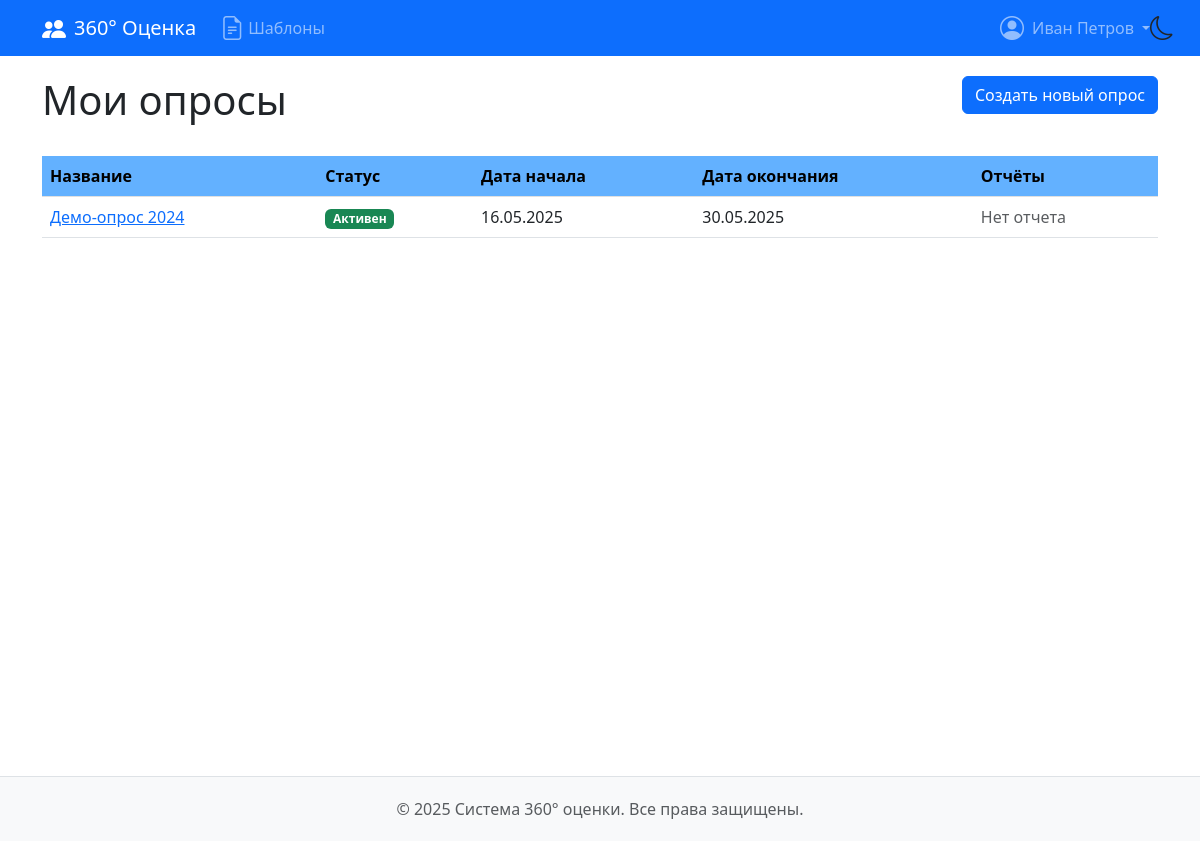
The page /surveys/ (signed in) on the database its author committed.
### feedback360/models.py (models this page shows, shortened)
class User(AbstractUser):
    position = models.CharField(max_length=100, blank=True, null=True)
    department = models.CharField(max_length=100, blank=True, null=True)

class Survey(models.Model):
    name = models.CharField(_('Название опроса'), max_length=255)
    description = models.TextField(_('Описание'), blank=True)
    template = models.ForeignKey(
        SurveyTemplate,
        on_delete=models.SET_NULL,
        null=True,
        blank=True,
        verbose_name=_('Основан на шаблоне')
    )
    start_date = models.DateField(_('Дата начала'))
    end_date = models.DateField(_('Дата окончания'))
    created_by = models.ForeignKey(
        User,
        on_delete=models.CASCADE,
        verbose_name=_('Создатель')
    )
    created_at = models.DateTimeField(_('Дата создания'), auto_now_add=True)
    STATUS_CHOICES = [
        ('draft', _('Черновик')),
        ('active', _('Активен')),
        ('completed', _('Завершен')),
    ]
    status = models.CharField(
        _('Статус'),
        max_length=10,
        choices=STATUS_CHOICES,
        default='draft'
    )
    class Meta:
        verbose_name = _('Опрос')
        verbose_name_plural = _('Опросы')
        ordering = ['-created_at']

### feedback360/views.py (the view)
# urls.py: path('surveys/', views.SurveyListView.as_view(), name='survey_list'),
class SurveyListView(LoginRequiredMixin, ListView):
    model = Survey
    template_name = 'feedback360/survey_list.html'
    context_object_name = 'surveys'
    paginate_by = 10
    def get_queryset(self):
        user = self.request.user
        if user_has_admin_access(user):
            return Survey.objects.all().order_by('-created_at')
        return Survey.objects.none()
    def get_context_data(self, **kwargs):
        context = super().get_context_data(**kwargs)
        context['is_admin'] = user_has_admin_access(self.request.user)
        return context

### feedback360/mixins.py (called while the page is built)
def user_has_admin_access(user):
    return user.is_authenticated and (
        user.is_superuser
        or user.userrole_set.filter(
            role__name__in=['Администратор', 'Руководитель']
        ).exists()
    )

### feedback360/templates/feedback360/survey_list.html (shortened to what this page needs)
{% extends 'feedback360/base.html' %}
{% block content %}
<div class="d-flex justify-content-between mb-4">
    <h1>Мои опросы</h1>
    {% if is_admin %}
    <a href="{% url 'survey_create' %}" class="btn btn-primary h-100">Создать новый опрос</a>
    {% endif %}
</div>
<div class="table-responsive">
    <table class="table table-hover">
        <thead class="table-light" style="--bs-table-bg: #63b1ff;">
            <tr>
                <th>Название</th>
                <th>Статус</th>
                <th>Дата начала</th>
                <th>Дата окончания</th>
                <th>Отчёты</th>
            </tr>
        </thead>
        <tbody>
            {% for survey in surveys %}
            <tr>
                <td>
                    <a href="{% url 'survey_detail' survey.id %}">{{ survey.name }}</a>
                </td>
                <td>
                    <span class="badge
                        {% if survey.status == 'active' %}bg-success
                        {% elif survey.status == 'draft' %}bg-warning
                        {% else %}bg-secondary{% endif %}">
                        {{ survey.get_status_display }}
                    </span>
                </td>
                <td>{{ survey.start_date|date:"d.m.Y" }}</td>
                <td>{{ survey.end_date|date:"d.m.Y" }}</td>
                <td>
                    {% if survey.reports.exists %}
                        <a href="{% url 'report' survey.reports.first.id %}"
                            class="btn btn-sm btn-outline-secondary">
                            Отчет
                        </a>
                    {% else %}
                        <span class="text-muted">Нет отчета</span>
                    {% endif %}
                </td>
            </tr>
            {% empty %}
            <tr>
                <td colspan="5" class="text-center">Вы пока не создали ни одного опроса</td>
            </tr>
            {% endfor %}
        </tbody>
    </table>
</div>
{% endblock %}

### feedback360/templates/feedback360/base.html (shortened to what this page needs)
<!DOCTYPE html>
{% load static %}
<html lang="ru">
<head>
    <link href="https://cdn.jsdelivr.net/npm/bootstrap@5.3.0/dist/css/bootstrap.min.css" rel="stylesheet">
    <link rel="stylesheet" href="https://cdn.jsdelivr.net/npm/bootstrap-icons@1.11.1/font/bootstrap-icons.css">
    <link rel="stylesheet" href="{% static 'css/styles.css' %}">
</head>
<body>
    <div class="theme-switcher">
        <button id="theme-toggle" class="theme-btn">
            <i id="theme-icon" class="bi bi-moon"></i>
        </button>
    </div>
    <nav class="navbar navbar-expand-lg navbar-dark">
        <div class="container">
            <a class="navbar-brand" href="{% url 'dashboard' %}">
                <i class="bi bi-people-fill me-2"></i>360° Оценка
            </a>
            <div class="collapse navbar-collapse" id="mainNav">
                <ul class="navbar-nav me-auto">
                    {% if user.is_superuser %}
                    <li class="nav-item">
                        <a class="nav-link d-flex align-items-center" href="{% url 'template_list' %}">
                            <i class="bi bi-file-earmark-text me-1"></i>Шаблоны
                        </a>
                    </li>
                    {% else %}
                    <li class="nav-item">
                        <a class="nav-link d-flex align-items-center" href="{% url 'survey_list' %}">
                            <i class="bi bi-list-check me-1"></i>Мои опросы
                        </a>
                    </li>
                    {% endif %}
                </ul>
                <ul class="navbar-nav">
                    {% if user.is_authenticated %}
                    <li class="nav-item dropdown">
                        <a class="nav-link dropdown-toggle d-flex align-items-center"
                           href="#"
                           role="button"
                           data-bs-toggle="dropdown"
                           aria-expanded="false">
                            <i class="bi bi-person-circle me-2"></i>{{ user.get_full_name }}
                        </a>
                    </li>
                    {% else %}
                    <li class="nav-item">
                        <a class="nav-link d-flex align-items-center" href="{% url 'login' %}">
                            <i class="bi bi-box-arrow-in-right me-1"></i>Войти
                        </a>
                    </li>
                    {% endif %}
                </ul>
            </div>
        </div>
    </nav>
    <main class="container main-content">
        {% block content %}{% endblock %}
    </main>
    <footer class="text-center">
        <div class="container">
            <p class="mb-0 text-muted">
                &copy; {% now "Y" %} Система 360° оценки. Все права защищены.
            </p>
        </div>
    </footer>
</body>
</html>

### feedback360/static/css/styles.css (style rules this page uses)
.navbar-nav { list-style: none; padding-left: 0; }
.nav-link { display: flex !important; align-items: center; padding: 0.5rem 1rem; }
.dropdown-toggle::after { margin-left: 0.5em; vertical-align: middle; }
.bi { font-size: 1.1rem; line-height: 1; vertical-align: -0.125em; }
.main-content { min-height: calc(100vh - 120px); padding-top: 20px; padding-bottom: 40px; }

### feedback360/templates/feedback360/base.html (style rules this page uses)
:root { --bg-color: #ffffff; --text-color: #212529; --card-bg: #ffffff; --card-border: #dee2e6; --primary-color: #0d6efd; --navbar-bg: #0d6efd; --footer-bg: #f8f9fa; --list-group-bg: #ffffff; --list-group-border: rgba(0, 0, 0, 0.125); --list-group-hover-bg: #f8f9fa; --list-group-secondary-bg: #e9ecef; --list-group-text: #212529; }
body { background-color: var(--bg-color); color: var(--text-color); transition: background-color 0.3s, color 0.3s; }
.navbar { background-color: var(--navbar-bg) !important; }
footer { background-color: var(--footer-bg) !important; border-top-color: var(--card-border) !important; }
.theme-switcher { position: fixed; top: 6px; right: 20px; z-index: 1000; }
.theme-btn { background: none; border: none; font-size: 1.5rem; cursor: pointer; color: var(--text-color); transition: transform 0.3s; }
.table-responsive { overflow-x: auto; }
footer { padding: 20px 0; margin-top: 40px; border-top: 1px solid var(--card-border); }
.navbar-nav { list-style: none; padding-left: 0; }
.nav-link { display: flex !important; align-items: center; padding: 0.5rem 1rem; }
.dropdown-toggle::after { margin-left: 0.5em; vertical-align: middle; }
.bi { font-size: 1.5rem; line-height: 1; vertical-align: -0.125em; }

### rows shown on the page
User: get_full_name "Иван Петров"
Survey: name "Демо-опрос 2024", status "Активен", start_date "16.05.2025", end_date "30.05.2025", shows "Нет отчета"
